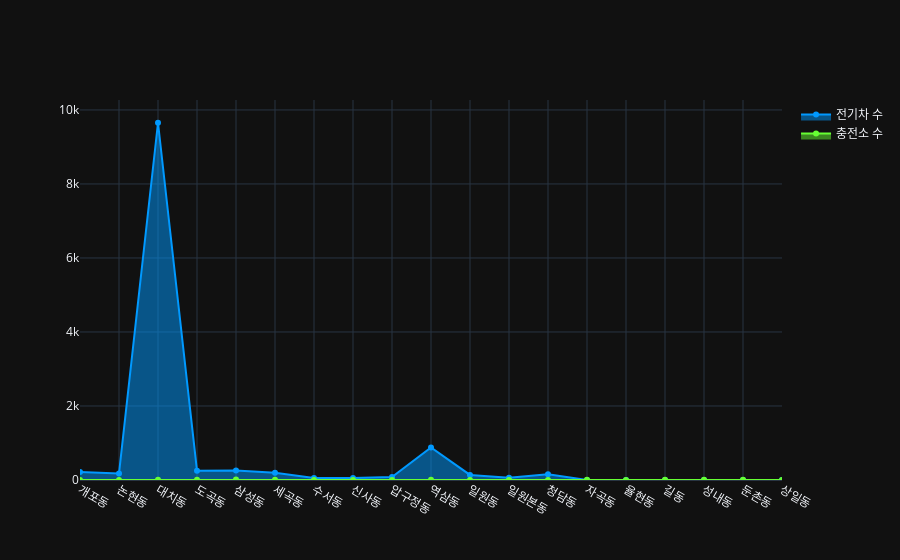

The cell this chart's notebook holds for it:
### Code cell
car = go.Scatter(
        x = df[df['행정구역'] == "강남구"]['동'],
        y = df[df['행정구역'] == "강남구"]["동별 전기차 수"],
        fill='tozeroy',
        line=dict(
            color='rgb(000, 153, 255)',
        ),
        name = '전기차 수'
    )
charging = go.Scatter(
        x = df[df['행정구역'] == "강남구"]['동'],
        y = df[df['행정구역'] == "강남구"]["동별 충전소 수"],
        fill='tozeroy',
        line=dict(
            color='rgb(102, 255, 051)',
        ),
        name = '충전소 수'
    )

data = [car, charging]
fig_1 = go.Figure(data=data)
fig_1.update_layout(template='plotly_dark',
                    plot_bgcolor= 'rgba(0, 0, 0, 0)')

### Figure 1 — Plotly figure (JSON) as saved in the notebook; plotly's stock layout.template omitted (floating-point values rounded to 4 significant figures)
{"data": [{"fill": "tozeroy", "line": {"color": "rgb(000, 153, 255)"}, "name": "전기차 수", "type": "scatter", "x": ["개포동", "논현동", "대치동", "도곡동", "삼성동", "세곡동", "수서동", "신사동", "압구정동", "역삼동", "일원동", "일원본동", "청담동", "자곡동", "율현동", "길동", "성내동", "둔촌동", "상일동"], "y": [216, 177, 9654, 251, 259, 196, 55, 56, 82, 877, 137, 60, 153, 0, 0, 0, 0, 0, 0]}, {"fill": "tozeroy", "line": {"color": "rgb(102, 255, 051)"}, "name": "충전소 수", "type": "scatter", "x": ["개포동", "논현동", "대치동", "도곡동", "삼성동", "세곡동", "수서동", "신사동", "압구정동", "역삼동", "일원동", "일원본동", "청담동", "자곡동", "율현동", "길동", "성내동", "둔촌동", "상일동"], "y": [0, 3, 6, 5, 12, 5, 1, 1, 0, 8, 3, 0, 3, 4, 3, 7, 5, 4, 1]}], "layout": {"plot_bgcolor": "rgba(0, 0, 0, 0)"}}
